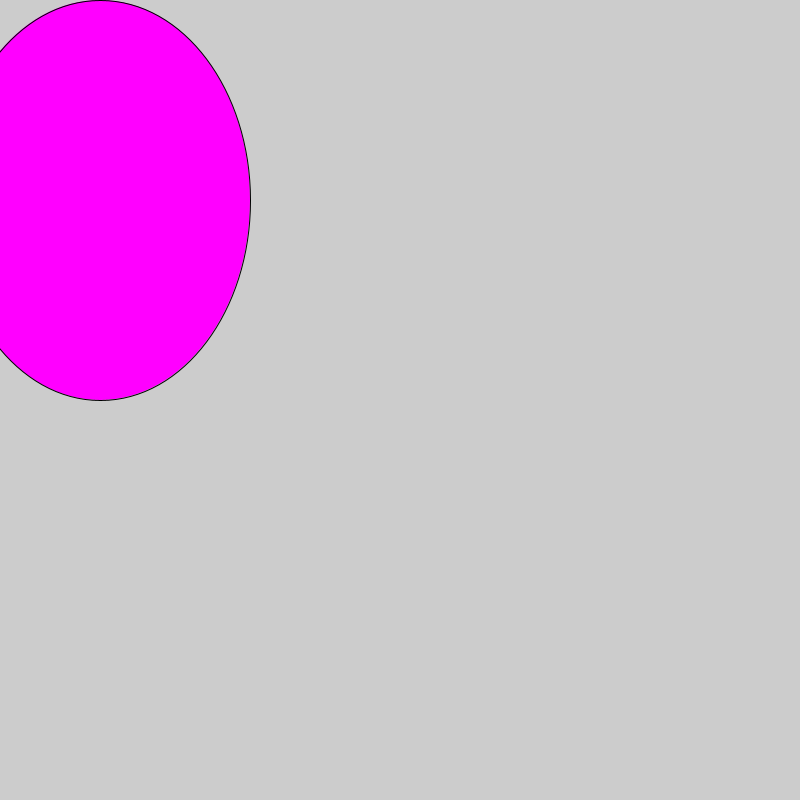
Frame 1 (no input)
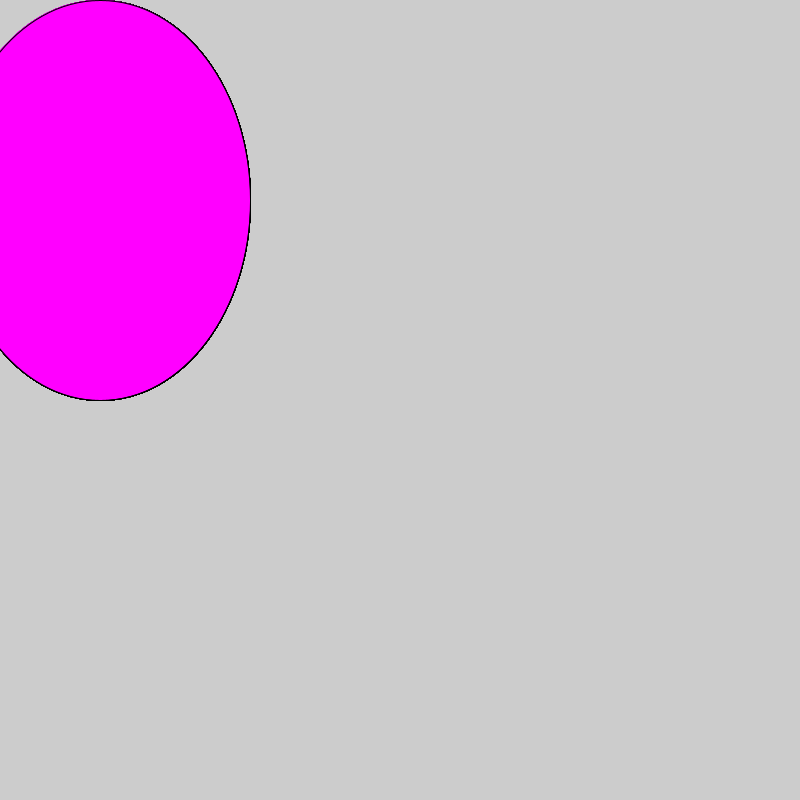
Frame 60 (the mouse pressed at the canvas centre just before this capture)
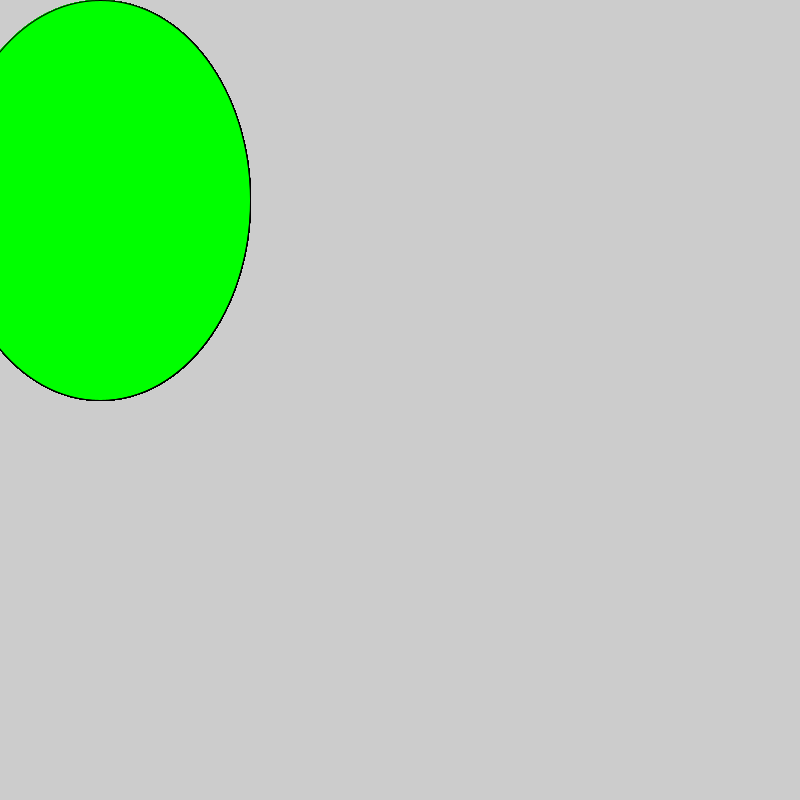
Frame 120 (the mouse held since frame 60 and released just before this capture)

The Processing sketch that drew these frames (run headless with seeded random() and noise(); from frame 60 on, the mouse is pressed at the canvas centre):

// Processing sketch: CIRC
// ── CIRC.pde
 void setup() {
  size(800, 800);
}

void draw() { 
   fill(255,0,255);       
   if(mousePressed){
     fill(0,255,0);
   }else{
     fill(255,0,255);
   }
   ellipse(100,200,300,400);
}
